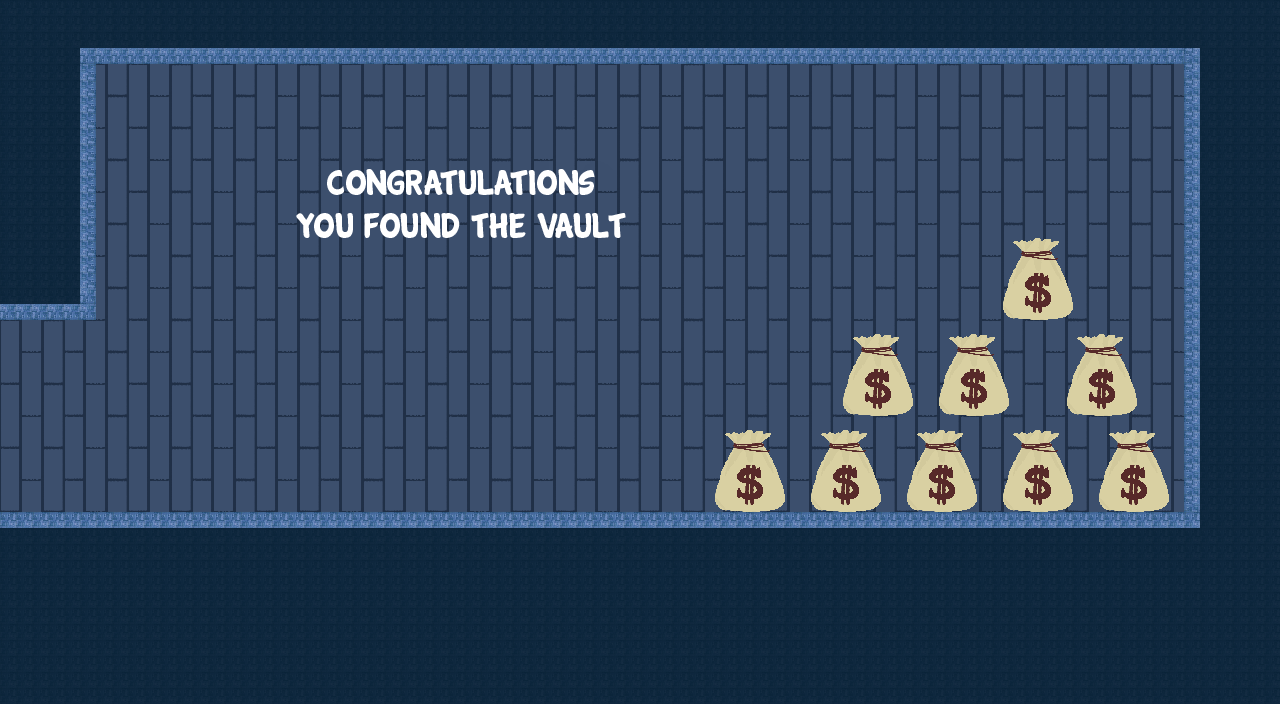

The image is a tile-based game level rendered from a .tmx file. Its description and source (layers, tilesets, objects; grid data summarised) follow:
An orthogonal 40x22 tile map with 32x32 px tiles, 4 tile layers (background, background2, platforms, jumpthru) and 3 objects.

<map version="1.0" orientation="orthogonal" renderorder="right-down" width="40" height="22" tilewidth="32" tileheight="32" nextobjectid="32">
 <tileset firstgid="1" name="tileset" tilewidth="32" tileheight="32" tilecount="800" columns="40">
  <image source="tileset_library.png" width="1280" height="640" />
 </tileset>
 <layer name="background" width="40" height="22">
  <data>[880 cells, 880 non-empty, 4 distinct tile ids]</data>
 </layer>
 <layer name="background2" width="40" height="22">
  <data>[880 cells, 404 non-empty, 43 distinct tile ids]</data>
 </layer>
 <layer name="platforms" width="40" height="22">
  <data>[880 cells, 113 non-empty, 9 distinct tile ids]</data>
 </layer>
 <layer name="jumpthru" width="40" height="22">
  <data>[880 cells, 0 non-empty, 0 distinct tile ids]</data>
 </layer>
 <objectgroup name="sprites" />
 <objectgroup name="transitions">
  <object id="23" gid="167" x="-24" y="328" width="32" height="32">
   <properties>
    <property name="side" value="left" />
    <property name="toMap" value="13x8" />
   </properties>
  </object>
  <object id="24" gid="168" x="-24" y="536" width="32" height="32">
   <properties>
    <property name="toMap" value="13x8" />
   </properties>
  </object>
  <object id="25" gid="169" x="32" y="384" width="32" height="32">
   <properties>
    <property name="fromMap" value="13x8" />
   </properties>
  </object>
 </objectgroup>
</map>
